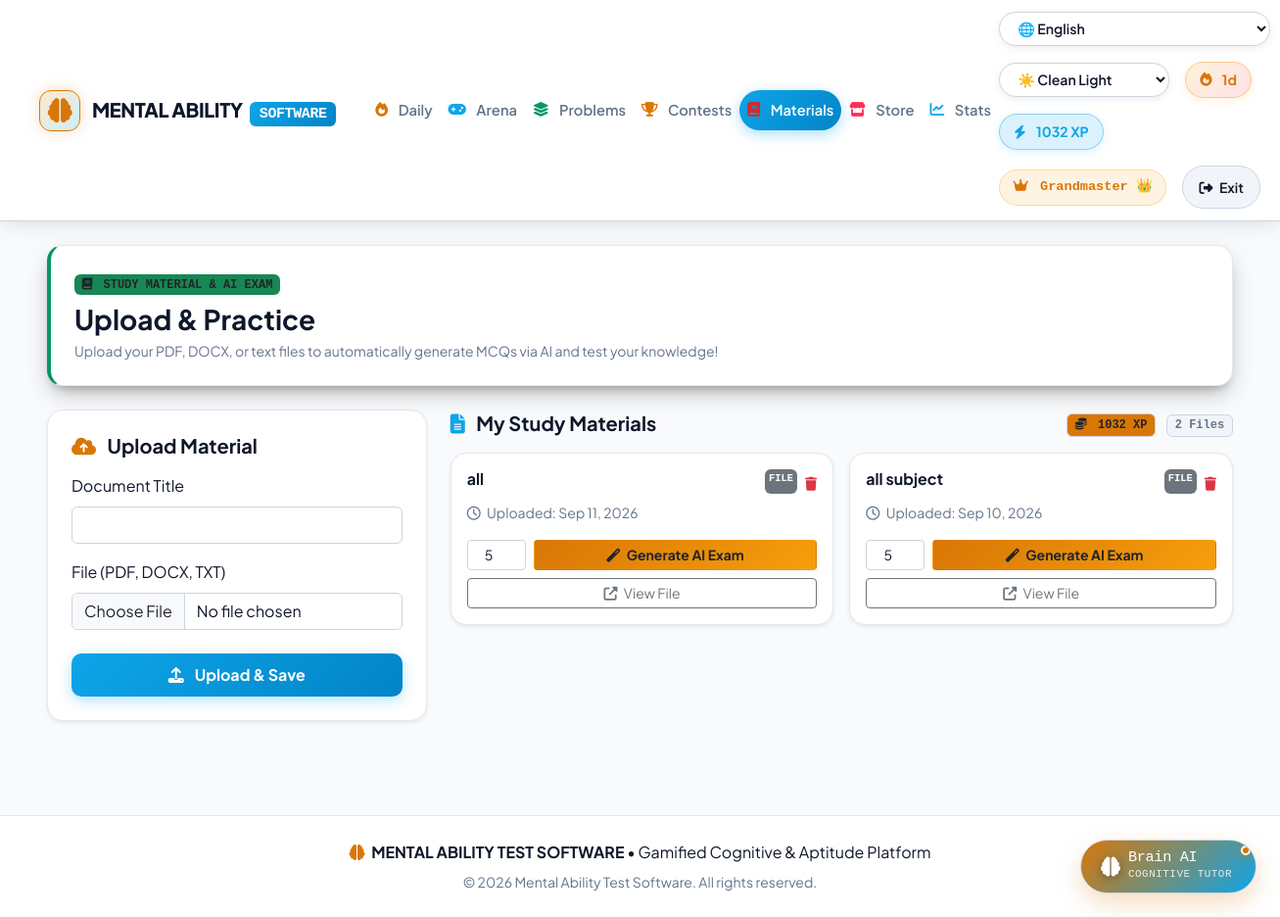
Screenshot of /study-material/ (signed in) with the database file from the repository.
### quiz/models.py (models this page shows, shortened)
class UserProfile(models.Model):
    user = models.OneToOneField('auth.User', on_delete=models.CASCADE, related_name='profile')
    streak_count = models.IntegerField(default=0)
    last_active_date = models.DateField(null=True, blank=True)
    total_xp = models.IntegerField(default=0)
    solved_questions_count = models.IntegerField(default=0)
    @property
    def rank_title(self):
        if self.total_xp >= 1000:
            return "Grandmaster 👑"
        elif self.total_xp >= 500:
            return "Mind Master 🧠"
        elif self.total_xp >= 200:
            return "Aptitude Scholar 🎓"
        elif self.total_xp >= 50:
            return "Problem Solver ⚡"
        else:
            return "Novice Explorer"

class StudyMaterial(models.Model):
    user = models.ForeignKey(settings.AUTH_USER_MODEL, on_delete=models.CASCADE, related_name='study_materials')
    title = models.CharField(max_length=255)
    file_url = models.URLField(max_length=1000, blank=True, null=True, help_text="Direct URL to the file in Supabase Storage")
    uploaded_at = models.DateTimeField(auto_now_add=True)

### quiz/views.py (the view)
# urls.py: path('study-material/', login_required(views.study_material), name='study_material'),
@login_required
def study_material(request):
    materials = StudyMaterial.objects.filter(user=request.user).order_by('-uploaded_at')
    profile = get_or_create_user_profile(request.user)
    context = {'materials': materials, 'profile': profile}
    return render(request, 'quiz/study_material.html', context)

### quiz/views.py (called while the page is built, shortened)
def get_or_create_user_profile(user):
    if not user.is_authenticated:
        return None
    profile, created = UserProfile.objects.get_or_create(user=user)
    today = timezone.now().date()
    if profile.last_active_date is None:
        profile.streak_count = 1
        profile.last_active_date = today
        profile.save()
    return profile

### templates/quiz/study_material.html (shortened to what this page needs)
{% extends 'base.html' %}
{% load static %}
{% block content %}
<div class="row g-4 mb-4">
  <div class="col-12">
    <div class="lc-card p-4 position-relative overflow-hidden" style="background: var(--lc-surface); border-left: 4px solid var(--lc-easy);">
      <div class="d-flex justify-content-between align-items-center flex-wrap gap-3">
        <div>
          <span class="badge bg-success text-dark font-monospace fw-bold mb-2"><i class="fas fa-book me-1"></i> STUDY MATERIAL & AI EXAM</span>
          <h3 class="fw-bold mb-1" style="color: var(--lc-text);">Upload & Practice</h3>
          <p class="small mb-0" style="color: var(--lc-text-muted);">Upload your PDF, DOCX, or text files to automatically generate MCQs via AI and test your knowledge!</p>
        </div>
      </div>
    </div>
  </div>
  <div class="col-lg-4">
    <div class="lc-card p-4 shadow-sm" style="background-color: var(--lc-surface);">
      <h5 class="fw-bold mb-3" style="color: var(--lc-text);"><i class="fas fa-cloud-upload-alt me-2" style="color: var(--lc-amber);"></i> Upload Material</h5>
      <form id="uploadForm" method="post" action="{% url 'quiz:upload_study_material' %}">
        <div class="mb-3">
          <label for="materialTitle" class="form-label" style="color: var(--lc-text);">Document Title</label>
          <input type="text" class="form-control" id="materialTitle" name="title" required>
        </div>
        <div class="mb-3">
          <label for="materialFile" class="form-label" style="color: var(--lc-text);">File (PDF, DOCX, TXT)</label>
          <input type="file" class="form-control" id="materialFile" accept=".pdf,.docx,.txt" required>
        </div>
        <div class="d-grid mt-4">
          <button type="submit" id="uploadBtn" class="btn btn-lc-primary fw-bold">
            <i class="fas fa-upload me-2"></i> Upload & Save
          </button>
        </div>
      </form>
    </div>
  </div>
  <div class="col-lg-8">
    <div class="d-flex justify-content-between align-items-center mb-3">
      <h5 class="fw-bold mb-0" style="color: var(--lc-text);"><i class="fas fa-file-alt me-2" style="color: var(--lc-blue);"></i> My Study Materials</h5>
      <div>
        <span class="badge text-dark font-monospace fw-bold me-2" style="background-color: var(--lc-amber); border: 1px solid var(--lc-border-highlight);">
          <i class="fas fa-coins me-1"></i> {{ profile.total_xp }} XP
        </span>
        <span class="badge font-monospace" style="background-color: var(--lc-surface-hover); color: var(--lc-text-muted); border: 1px solid var(--lc-border-highlight);">{{ materials|length }} Files</span>
      </div>
    </div>
    <div class="row g-3">
      {% for material in materials %}
        <div class="col-md-6">
          <div class="lc-card p-3 shadow-sm h-100 d-flex flex-column justify-content-between">
            <div>
              <div class="d-flex justify-content-between align-items-start mb-2">
                <h6 class="fw-bold mb-1 text-truncate" style="color: var(--lc-text); max-width: 80%;">{{ material.title }}</h6>
                <div class="d-flex gap-2">
                  <span class="badge bg-secondary font-monospace px-1 py-1" style="font-size: 0.65rem; line-height: 1;">FILE</span>
                  <form method="post" action="{% url 'quiz:delete_study_material' material.id %}" onsubmit="return confirm('Are you sure you want to delete this material?');" class="d-inline">
                    <button type="submit" class="btn btn-sm text-danger p-0 border-0 bg-transparent" title="Delete">
                      <i class="fas fa-trash"></i>
                    </button>
                  </form>
                </div>
              </div>
              <small class="d-block mb-3" style="color: var(--lc-text-muted);">
                <i class="far fa-clock me-1"></i> Uploaded: {{ material.uploaded_at|date:"M d, Y" }}
              </small>
            </div>
            <div class="d-grid gap-2">
              <form action="{% url 'quiz:start_ai_exam' material.id %}" method="GET" class="d-flex align-items-center gap-2">
                <input type="number" name="num_questions" value="5" min="1" max="20" class="form-control form-control-sm text-center" style="width: 60px;" title="Number of questions">
                <button type="submit" class="btn btn-sm text-dark fw-bold flex-grow-1" style="background: linear-gradient(135deg, var(--lc-amber), #f59e0b);">
                  <i class="fas fa-magic me-1"></i> Generate AI Exam
                </button>
              </form>
              <a href="{{ material.file_url }}" target="_blank" class="btn btn-sm btn-outline-secondary">
                <i class="fas fa-external-link-alt me-1"></i> View File
              </a>
            </div>
          </div>
        </div>
      {% endfor %}
    </div>
  </div>
</div>
{% endblock %}

### templates/base.html (shortened to what this page needs)
<!DOCTYPE html>
{% load static %}
<html lang="en">
<head>
  <link href="https://cdn.jsdelivr.net/npm/bootstrap@5.3.2/dist/css/bootstrap.min.css" rel="stylesheet">
  <link rel="stylesheet" href="https://cdnjs.cloudflare.com/ajax/libs/font-awesome/6.4.0/css/all.min.css">
  <link rel="stylesheet" href="{% static 'css/global.css' %}?v=2.1">
</head>
<body>
  <nav class="navbar navbar-expand-lg navbar-dark navbar-leetcode sticky-top">
    <div class="container-fluid">
      <a class="navbar-brand" href="{% url 'quiz:index' %}">
        <div class="brand-icon-box">
          <i class="fas fa-brain fa-lg" style="color: var(--lc-amber);"></i>
        </div>
        <div>
          <span class="fw-extrabold" style="color: var(--lc-text);">MENTAL ABILITY</span>
          <span class="badge ms-1 font-monospace" style="background: linear-gradient(135deg, var(--lc-blue), #0284c7); color: #ffffff;">SOFTWARE</span>
        </div>
      </a>
      <div class="collapse navbar-collapse" id="leetcodeNavbar">
        <ul class="navbar-nav me-auto mb-2 mb-lg-0 ms-lg-3">
          <li class="nav-item">
            <a class="nav-link {% if request.resolver_match.url_name == 'index' %}active{% endif %}" href="{% url 'quiz:index' %}">
              <i class="fas fa-fire me-1" style="color: var(--lc-amber);"></i> Daily
            </a>
          </li>
          <li class="nav-item">
            <a class="nav-link {% if request.resolver_match.url_name == 'test_session' %}active{% endif %}" href="{% url 'quiz:test_session' %}">
              <i class="fas fa-gamepad me-1" style="color: var(--lc-blue);"></i> Arena
            </a>
          </li>
          <li class="nav-item">
            <a class="nav-link {% if request.resolver_match.url_name == 'revision' %}active{% endif %}" href="{% url 'quiz:revision' %}">
              <i class="fas fa-layer-group me-1" style="color: var(--lc-easy);"></i> Problems
            </a>
          </li>
          <li class="nav-item">
            <a class="nav-link {% if request.resolver_match.url_name == 'contests' %}active{% endif %}" href="{% url 'quiz:contests' %}">
              <i class="fas fa-trophy me-1" style="color: var(--lc-amber);"></i> Contests
            </a>
          </li>
          <li class="nav-item">
            <a class="nav-link {% if request.resolver_match.url_name == 'study_material' %}active{% endif %}" href="{% url 'quiz:study_material' %}">
              <i class="fas fa-book me-1" style="color: var(--lc-hard);"></i> Materials
            </a>
          </li>
          <li class="nav-item">
            <a class="nav-link {% if request.resolver_match.url_name == 'goodies' %}active{% endif %}" href="{% url 'quiz:goodies' %}">
              <i class="fas fa-store me-1" style="color: var(--lc-pink, #ff2d55);"></i> Store
            </a>
          </li>
          <li class="nav-item">
            <a class="nav-link {% if request.resolver_match.url_name == 'dashboard' %}active{% endif %}" href="{% url 'quiz:dashboard' %}">
              <i class="fas fa-chart-line me-1" style="color: var(--lc-blue);"></i> Stats
            </a>
          </li>
        </ul>
        <div class="d-flex align-items-center gap-3 flex-wrap">
          <select id="languageSelect" class="theme-selector" title="Select UI Language" onchange="switchLanguage(this.value)">
            <option value="en">🌐 English</option>
          </select>
          <select id="themeSelect" class="theme-selector" title="Switch UI Theme" onchange="switchTheme(this.value)">
            <option value="clean-light">☀️ Clean Light</option>
          </select>
          {% if user.is_authenticated %}
            <div class="streak-badge" title="Daily Activity Streak">
              <i class="fas fa-fire me-1"></i> {{ profile.streak_count|default:1 }}d
            </div>
            <div class="xp-badge" title="Total Experience Points">
              <i class="fas fa-bolt me-1"></i> {{ profile.total_xp|default:0 }} XP
            </div>
            <span class="rank-badge font-monospace d-none d-md-inline">
              <i class="fas fa-crown me-1"></i> {{ profile.rank_title|default:"Novice" }}
            </span>
            <form action="{% url 'logout' %}" method="post" class="d-inline">
              <button class="btn btn-lc-secondary btn-sm rounded-pill px-3" type="submit" title="Logout">
                <i class="fas fa-sign-out-alt me-1"></i> Exit
              </button>
            </form>
          {% else %}
            <a class="btn btn-lc-secondary btn-sm rounded-pill px-3" href="{% url 'login' %}">Log In</a>
            <a class="btn btn-lc-primary btn-sm rounded-pill px-3" href="{% url 'quiz:signup' %}">Sign Up</a>
          {% endif %}
        </div>
      </div>
    </div>
  </nav>
  <div class="container-fluid py-4 px-lg-5">
    {% block content %}{% endblock %}
  </div>
  <footer class="footer py-4 mt-5" style="border-top: 1px solid var(--lc-border); background-color: var(--lc-surface); color: var(--lc-text);">
    <div class="container text-center">
      <p class="mb-1" style="color: var(--lc-text);">
        <i class="fas fa-brain me-1" style="color: var(--lc-amber);"></i> <strong>MENTAL ABILITY TEST SOFTWARE</strong> &bull; Gamified Cognitive & Aptitude Platform
      </p>
      <small style="color: var(--lc-text-muted);">&copy; 2026 Mental Ability Test Software. All rights reserved.</small>
    </div>
  </footer>
  {% include 'quiz/ai_chatbot.html' %}
</body>
</html>

### static/css/global.css (style rules this page uses)
:root, [data-theme="clean-light"] { --lc-bg: #f8fafc; --lc-surface: #ffffff; --lc-surface-hover: #f1f5f9; --lc-border: #e2e8f0; --lc-border-highlight: #cbd5e1; --lc-text: #0f172a; --lc-text-muted: #64748b; --lc-amber: #d97706; --lc-amber-glow: rgba(217, 119, 6, 0.25); --lc-easy: #059669; --lc-easy-bg: rgba(5, 150, 105, 0.12); --lc-medium: #d97706; --lc-medium-bg: rgba(217, 119, 6, 0.12); --lc-hard: #dc2626; --lc-hard-bg: rgba(220, 38, 38, 0.12); --lc-blue: #0ea5e9; --lc-nav-bg: rgba(255, 255, 255, 0.95); }
.theme-selector { background-color: var(--lc-surface); color: var(--lc-text); border: 1px solid var(--lc-border-highlight); border-radius: 20px; padding: 0.4rem 0.9rem; font-size: 0.88rem; font-weight: 600; font-family: 'Plus Jakarta Sans', sans-serif; cursor: pointer; outline: none; transition: all 0.25s ease; box-shadow: 0 2px 8px rgba(0, 0, 0, 0.08); }
body { top: 0px !important; position: static !important; }
body { font-family: 'Plus Jakarta Sans', system-ui, -apple-system, sans-serif; background-color: var(--lc-bg); color: var(--lc-text); line-height: 1.6; min-height: 100vh; }
.navbar-leetcode { background-color: var(--lc-nav-bg) !important; backdrop-filter: blur(16px); -webkit-backdrop-filter: blur(16px); border-bottom: 1px solid var(--lc-border-highlight); padding: 0.75rem 1.75rem; box-shadow: 0 4px 20px -2px rgba(0, 0, 0, 0.12); transition: all 0.3s ease; }
.brand-icon-box { background: linear-gradient(135deg, rgba(245, 158, 11, 0.2), rgba(14, 165, 233, 0.2)); border: 1px solid var(--lc-amber); width: 42px; height: 42px; border-radius: 12px; display: flex; align-items: center; justify-content: center; box-shadow: 0 0 14px var(--lc-amber-glow); transition: transform 0.3s ease; }
.navbar-leetcode .navbar-brand { font-family: 'Plus Jakarta Sans', sans-serif; font-weight: 800; font-size: 1.25rem; color: var(--lc-text); display: flex; align-items: center; gap: 0.75rem; letter-spacing: -0.02em; }
.navbar-leetcode .nav-link { color: var(--lc-text-muted); font-weight: 600; font-size: 0.92rem; padding: 0.55rem 1rem; border-radius: 25px; transition: all 0.25s ease; display: flex; align-items: center; gap: 0.4rem; }
.navbar-leetcode .nav-link.active { color: #ffffff !important; background: linear-gradient(135deg, var(--lc-blue), #0284c7); box-shadow: 0 4px 14px rgba(14, 165, 233, 0.35); }
.streak-badge { background: linear-gradient(135deg, rgba(245, 158, 11, 0.15), rgba(244, 63, 94, 0.15)); border: 1px solid rgba(245, 158, 11, 0.4); color: var(--lc-amber); padding: 0.4rem 0.9rem; border-radius: 25px; font-weight: 700; font-size: 0.88rem; display: flex; align-items: center; gap: 0.4rem; box-shadow: 0 2px 10px rgba(245, 158, 11, 0.15); }
.xp-badge { background: rgba(14, 165, 233, 0.15); border: 1px solid rgba(14, 165, 233, 0.4); color: var(--lc-blue); padding: 0.4rem 0.9rem; border-radius: 25px; font-weight: 700; font-size: 0.88rem; display: flex; align-items: center; gap: 0.4rem; box-shadow: 0 2px 10px rgba(14, 165, 233, 0.15); }
.rank-badge { background: rgba(245, 158, 11, 0.12); border: 1px solid rgba(245, 158, 11, 0.3); color: var(--lc-amber); padding: 0.4rem 0.85rem; border-radius: 25px; font-weight: 700; font-size: 0.85rem; }
.lc-card { background-color: var(--lc-surface); border: 1px solid var(--lc-border); border-radius: 16px; padding: 1.75rem; box-shadow: 0 10px 25px -5px rgba(0, 0, 0, 0.3), 0 8px 10px -6px rgba(0, 0, 0, 0.2); transition: transform 0.25 ease, border-color 0.25s ease, box-shadow 0.25s ease; }
.btn-lc-primary { background: linear-gradient(135deg, var(--lc-blue), #0284c7); color: #ffffff; font-weight: 700; border: none; border-radius: 10px; padding: 0.65rem 1.5rem; transition: all 0.2s ease; box-shadow: 0 4px 14px rgba(14, 165, 233, 0.3); }
.btn-lc-secondary { background-color: var(--lc-surface-hover); color: var(--lc-text); border: 1px solid var(--lc-border-highlight); font-weight: 600; border-radius: 10px; padding: 0.65rem 1.5rem; transition: all 0.2s ease; }
.form-control, .form-select { background-color: var(--lc-surface) !important; color: var(--lc-text) !important; border-color: var(--lc-border-highlight) !important; }
select option { background-color: var(--lc-surface); color: var(--lc-text); }

### rows the page displays
UserProfile: streak_count "1", total_xp "1032", rank_title "Grandmaster 👑"
StudyMaterial: title "all", uploaded_at "Sep 11, 2026"
StudyMaterial: title "all subject", uploaded_at "Sep 10, 2026"

### other values shown
{{ materials|length }} "2"
